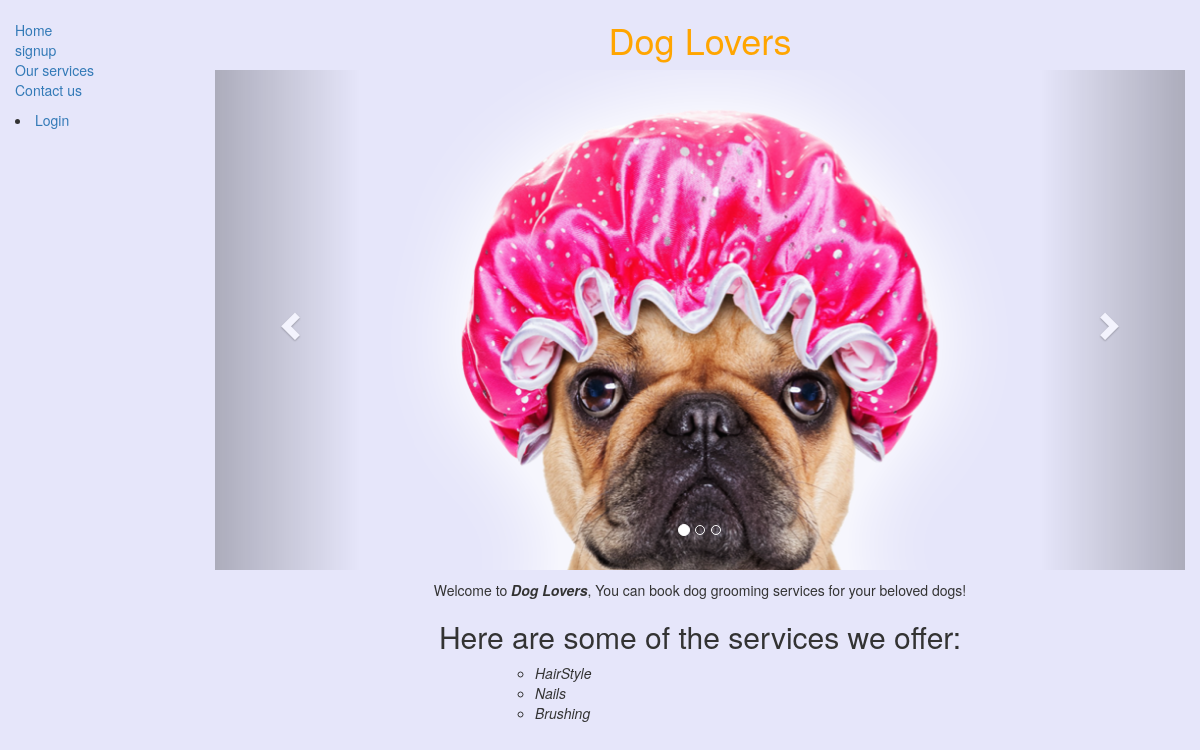
The page / on the database its author committed.
### doggroomer/models.py (models this page shows, shortened)
class Option(models.Model):
    name = models.CharField(max_length=200, help_text="Enter grooming option here")
    price = models.FloatField("Price to be charged")

### doggroomer/views.py (the view)
# urls.py: path('', views.index, name='index'),
def index(request):
    return render(request,'index.html', context={'services': Option.objects.all()[:3]})

### doggroomer/templates/index.html (shortened to what this page needs)
{% extends "base_generic.html" %}
{% block content %}
<h1 style="color:orange"><center>Dog Lovers</center></h1>
{% load static %}
    <center>
<div id="myCarousel" class="carousel slide" data-ride="carousel">
  <ol class="carousel-indicators">
    <li data-target="#myCarousel" data-slide-to="0" class="active"></li>
    <li data-target="#myCarousel" data-slide-to="1"></li>
    <li data-target="#myCarousel" data-slide-to="2"></li>
  </ol>
  <div class="carousel-inner" role="listbox" style=" width:70%; height: 500px !important;">
    <div class="item active">
      <img style="width:100%;height:100%" src="{% static 'images/dog3.png' %}" alt="dog3">
    </div>
  </div>
  <a class="left carousel-control" href="#myCarousel" data-slide="prev">
    <span class="glyphicon glyphicon-chevron-left"></span>
  </a>
  <a class="right carousel-control" href="#myCarousel" data-slide="next">
    <span class="glyphicon glyphicon-chevron-right"></span>
  </a>
</div>
        <p>Welcome to <strong><em>Dog Lovers</em></strong>, You can book dog grooming services for your beloved dogs!</p>
<h2>Here are some of the services we offer:</h2>
</center>
  <ul style="margin-left:240px">
    {%  if services %}
  <ul>
  {% for service in services %}
    <li><em>{{ service.name }}</em></li>
  {% endfor %}
  </ul>
{% endif %}
  </ul>
{% endblock %}

### rows shown on the page
Option: name "HairStyle"
Option: name "Nails"
Option: name "Brushing"
